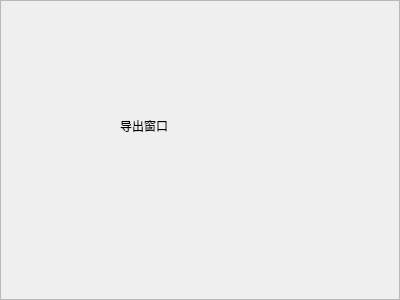
<?xml version="1.0" encoding="UTF-8"?>
<ui version="4.0">
 <class>ExportFormatWidget</class>
 <widget class="QFrame" name="ExportFormatWidget">
  <property name="geometry">
   <rect>
    <x>0</x>
    <y>0</y>
    <width>400</width>
    <height>300</height>
   </rect>
  </property>
  <property name="windowTitle">
   <string>Frame</string>
  </property>
  <property name="frameShape">
   <enum>QFrame::StyledPanel</enum>
  </property>
  <property name="frameShadow">
   <enum>QFrame::Raised</enum>
  </property>
  <widget class="QLabel" name="label">
   <property name="geometry">
    <rect>
     <x>120</x>
     <y>120</y>
     <width>54</width>
     <height>12</height>
    </rect>
   </property>
   <property name="text">
    <string>导出窗口</string>
   </property>
  </widget>
 </widget>
 <resources/>
 <connections/>
</ui>
